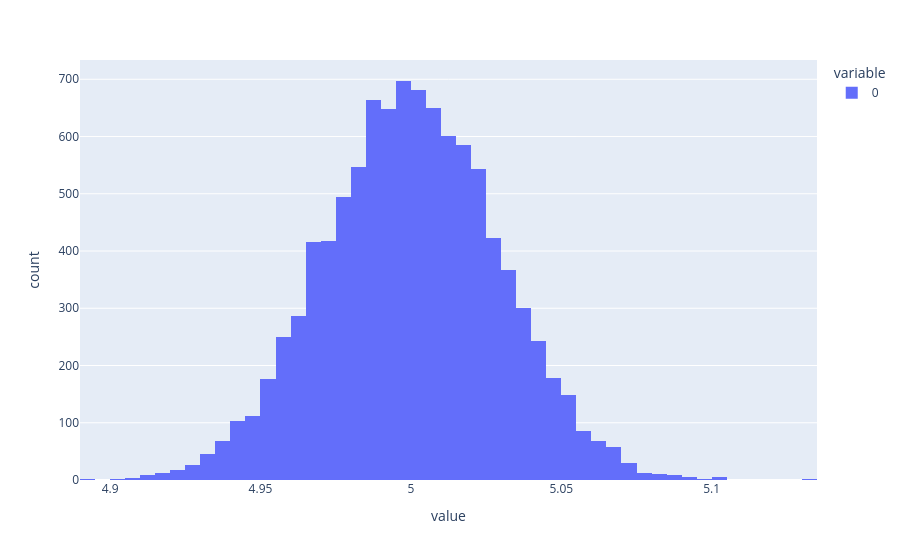

Write notebook code for a chart like this one.
### Code cell
# Now, create a loop with 1000 iterations. 
# At each iteration:
#     Draw a new sample of 10.000 values drawn from a (continuous) uniform distribution in the interval [0, 10]
#     Compute the sample's mean (hint: numpy arrays have many useful methods to compute basic statistics)
#     Store the mean value into a list named mean_values.

# In the end, you must get a list named mean_values containing 1000 elements. The cell after will allow you to visualize the distribution of the elements in mean_values.

mean_values = []
loops = 10000
for i in range(loops):
  uniform_values = np.random.uniform(0, 10, 10_000)
  mean_values.append(uniform_values.mean())

# ! nbins = nb de paquets
px.histogram(mean_values, nbins=100)

### Figure 1 — Plotly figure (JSON) as saved in the notebook; plotly's stock layout.template omitted (floating-point values rounded to 4 significant figures; data arrays with more than 128 entries replaced by an {"elided": "..."} marker saying what was removed)
{"data": [{"alignmentgroup": "True", "bingroup": "x", "hovertemplate": "variable=0<br>value=%{x}<br>count=%{y}<extra></extra>", "legendgroup": "0", "marker": {"color": "#636efa", "pattern": {"shape": ""}}, "name": "0", "nbinsx": 100, "offsetgroup": "0", "orientation": "v", "showlegend": true, "type": "histogram", "x": {"elided": "10000 float values"}, "xaxis": "x", "yaxis": "y"}], "layout": {"barmode": "relative", "legend": {"title": {"text": "variable"}, "tracegroupgap": 0}, "margin": {"t": 60}, "xaxis": {"anchor": "y", "domain": [0, 1], "title": {"text": "value"}}, "yaxis": {"anchor": "x", "domain": [0, 1], "title": {"text": "count"}}}}
